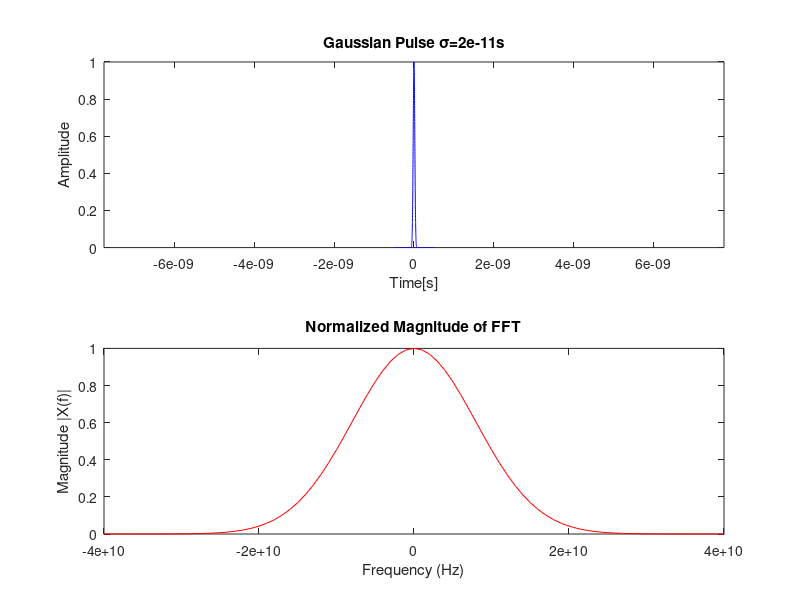
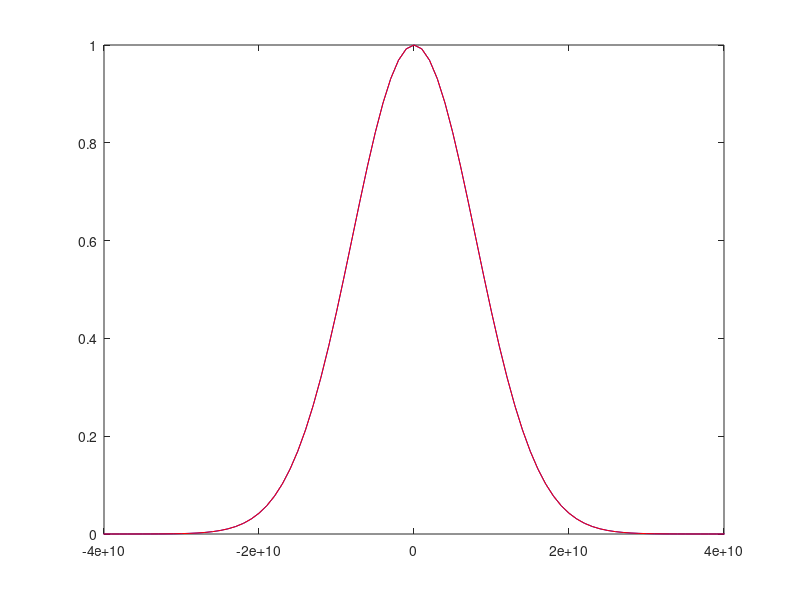
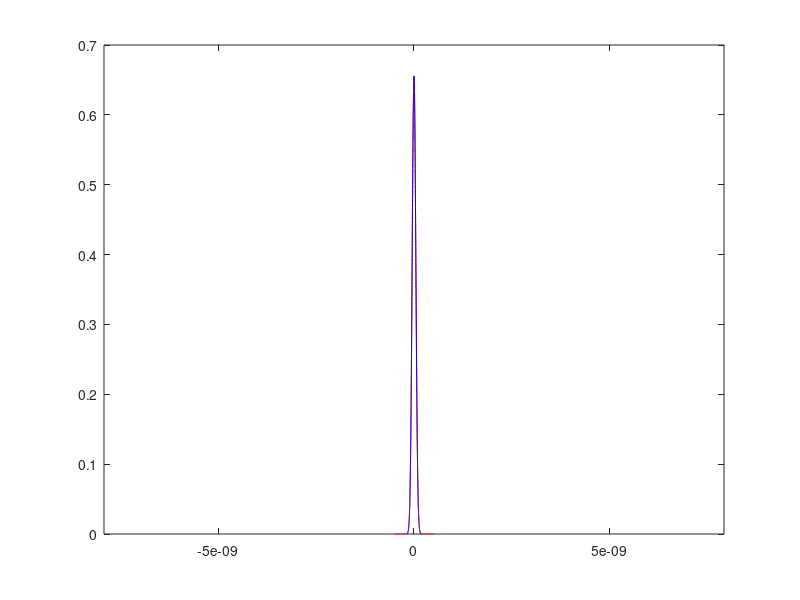

Write the MATLAB code that produced these figures, in order.
%% z=0: Time & Frequency domain

% x -> time domain
% X -> frequency domain

clear;clc
A = 1;
sigma = 20*1e-12;
b2 = -2.1*1e-26;
z = 40000; % distance
NFFT = 2^11;

% Fs choice: satisfies the follow creteria:
%   1. length(t) = NFFT 
%   2. Fs: (1 -> 2)*1e12 
Fs = NFFT/(50*sigma);
t = -25*sigma:1/Fs:25*sigma; %time base

var = sigma^2;
x_t0 = A*exp(-t.^2/(2*var));
L = length(x_t0);

figure
subplot(2,1,1)
plot(t,x_t0,'b');
title(['Gaussian Pulse \sigma=', num2str(sigma),'s']);
xlabel('Time[s]');
ylabel('Amplitude');
xlim([-4*sigma 4*sigma])
 

% Fourier of input pulse
Xin_0 = fftshift(fft(x_t0,NFFT));
f = Fs*(-NFFT/2:NFFT/2-1)/NFFT; %Frequency Vector

subplot(2,1,2)
plot(f,abs(Xin_0)/max(Xin_0),'r');
title('Normalized Magnitude of FFT');
xlabel('Frequency (Hz)')
ylabel('Magnitude |X(f)|');
xlim([-0.4*1e11 0.4*1e11])

%% Plot theoretical & fft Xin_0
figure
plot(f,abs(Xin_0)/max(Xin_0),'b')
xlim([-0.4*1e11 0.4*1e11])
hold on
Xin_theoretical = A*sigma*sqrt(2*pi)*exp(-2*pi^2*var*f.^2);
plot(f,Xin_theoretical/max(Xin_theoretical),'r')
xlim([-0.4*1e11 0.4*1e11])


%% Pulse in Time Domain - distance 'z'
Xout = Xin_0.*exp(1i*2*pi^2*b2*z*f.^2);
x_tz_ifft = ifft(ifftshift(Xout));

a = var^2 + (b2*z)^2;
s = var + (b2*z)^2/var;
DT = (1/Fs)*(-NFFT/2:NFFT/2-1);
tout = linspace(-5*sqrt(s),5*sqrt(s),NFFT);
x_tz_theoretical = ((A*sigma)/a^0.25)*exp(-(sigma*tout).^2/(2*a));

figure
plot(DT,abs(x_tz_ifft),'r')
hold on
plot(tout,x_tz_theoretical,'b')
xlim([-5*sqrt(s) 5*sqrt(s)])
